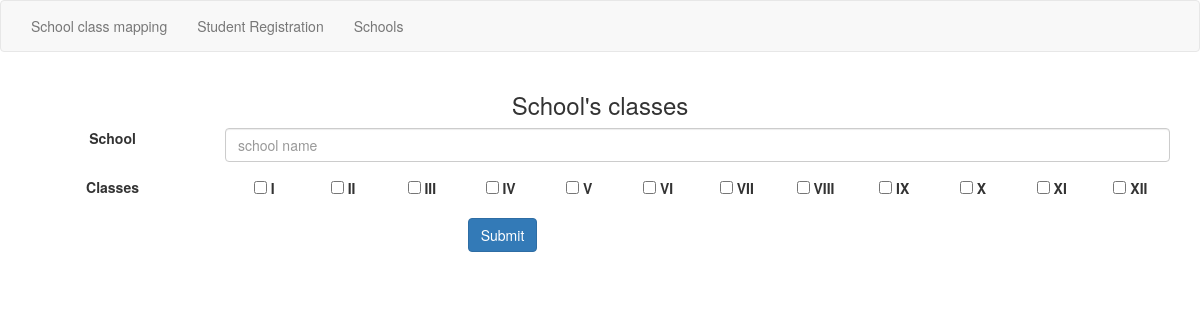
Screenshot of /school/templates/school_mapping.php with the database file from the repository.
### tables this page shows
CREATE TABLE `class` (
  `id` int(6) unsigned NOT NULL AUTO_INCREMENT,
  `name` varchar(5) NOT NULL,
  PRIMARY KEY (`id`)
);

### school/database/ConnectToDb.php (called while the page is built, shortened)
<?php
class ConnectToDb {
  public function connectToDatabase() {
    $mysqli = new mysqli(DB_HOST, DB_USER, DB_PASSWORD, DB_DATABASE);
    return $mysqli;
  }
}

### school/src/Model/Classes.php (called while the page is built, shortened)
<?php
include_once($_SERVER['DOCUMENT_ROOT'] . '/database/ConnectToDb.php');
class Classes {
  private $connection;
  function __construct() {
    $connection = new ConnectToDb();
    $this->connection = $connection->connectToDatabase();
  }
  public function getClasses(){
    $sql = "SELECT `id`,`name` FROM class";
    try {
      $result = $this->connection->query($sql);
    }
    catch (\Exception $e) {
      return $e->getMessage();
    }
    return $result->num_rows > 0 ? $result->fetch_all(MYSQLI_ASSOC) : [];
  }
}

### school/templates/school_mapping.php (the view, shortened to what this page needs)
<?php
include($_SERVER['DOCUMENT_ROOT'] . '/src/Model/Classes.php');
$classes = new Classes();
$class_list = $classes->getClasses();
?>
<!DOCTYPE html>
<html lang="en">
<head>
</head>
<body>
  <?php
    include('header.php');
  ?>
  <div class="container" style="text-align: center;">
    <h3>School's classes</h3>
    <form role="form" method="post" action="<?php echo htmlspecialchars($_SERVER["PHP_SELF"]);?>">
      <div class="form-group row">
        <label for="school" class="col-sm-2 col-form-label">School</label>
        <div class="col-sm-10">
          <input type="text" class="form-control" id="school" name="school_name" placeholder="school name">
        </div>
      </div>
      <div class="form-group row">
        <label for="class" class="col-sm-2 col-form-label">Classes</label>
        <div class="col-sm-10">
        <?php foreach ($class_list as $class) { ?>
          <label class="col-sm-1 container" style="float:left;">
            <input type="checkbox" name="class_list[]" value="<?php echo $class['id'] ?>"><?php echo ' '.$class['name'] ?>
          </label>
        <?php } ?>
        </div>
      </div>
      <div class="form-group row">
        <div class="offset-sm-2 col-sm-10">
          <input type="submit" value="Submit" name="submit" class="btn btn-primary"/>
        </div>
      </div>
    </form>
  </div>
</body>
</html>

### rows the page displays
class: name "I"
class: name "II"
class: name "III"
class: name "IV"
class: name "V"
class: name "VI"
class: name "VII"
class: name "VIII"
class: name "IX"
class: name "X"
class: name "XI"
class: name "XII"
